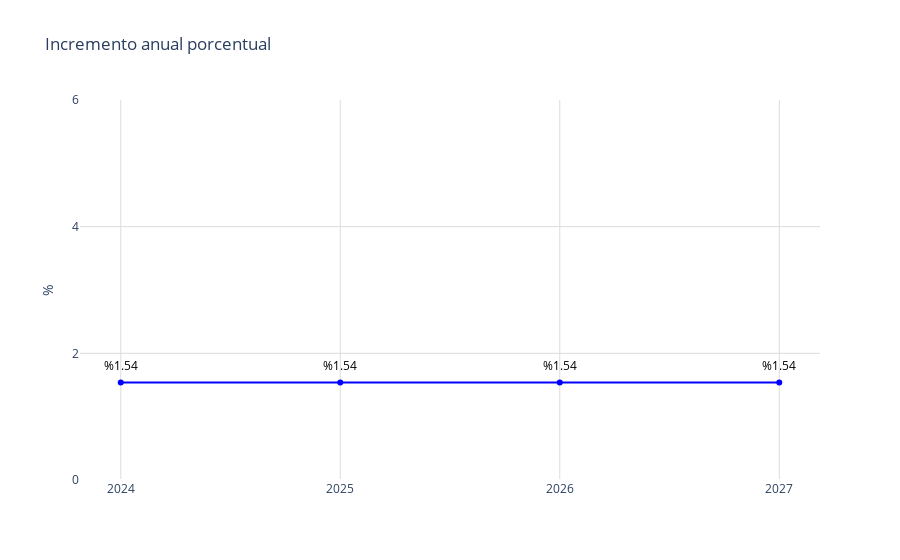

The notebook cell this image was saved under:
### Code cell
# Datos
año = direct_data['año']
promedio = direct_data['incremento_porcentual']

fig = go.Figure()
fig.add_trace(go.Scatter(
    x=año,
    y=promedio,
    mode='markers+lines',
    marker=dict(color='blue'),
))
# Agregar anotaciones para mostrar los valores encima de los puntos
for a, p in zip(año, promedio):
    fig.add_annotation(
        x=a,
        y=p,
        text=f"%{p:,.2f}",  # Formatear el valor del promedio como moneda
        showarrow=False,
        font=dict(color='black', size=12),
        xshift=0,
        yshift=17,
        textangle=0
    )
# Actualizar diseño
fig.update_layout(
    title='Incremento anual porcentual',
    yaxis=dict(
        title = '%',
        range=[0, 6],  # Establecer el rango del eje y
        tickvals=[0,2,4,6],  # Definir los valores de las marcas en el eje y
        #ticktext=['$0.00', '$500,000.00', '$1,000,000.00', '$1,500,000.00', '$2,000,000.00','$2,500,000.00'],  # Definir el texto de las marcas en el eje y
        gridcolor='#dddcda',   # Color de las líneas de la cuadrícula
        gridwidth=1  # Ancho de las líneas de la cuadrícula
    ),
    xaxis=dict(
        gridcolor='#dddcda', 
        tickmode='array',
        tickvals=año,
        ticktext=año
    ),
    plot_bgcolor='rgba(0,0,0,0)'
)
# Exportar gráfica como archivo HTML
def guardar_grafico_como_html(fig, nombre_archivo, carpeta='graficas'):
    # Crear la carpeta si no existe
    if not os.path.exists(carpeta):
        os.makedirs(carpeta)
    
    # Gráfica como archivo HTML en la carpeta especificada
    pio.write_html(fig, f'{carpeta}/{nombre_archivo}.html')

guardar_grafico_como_html(fig, 'g_scatt_plusvalia_estimada_porcentual_direct_puebla', carpeta='graficas')
fig.show()

### Figure 1 — Plotly figure (JSON) as saved in the notebook; plotly's stock layout.template omitted (floating-point values rounded to 4 significant figures)
{"data": [{"marker": {"color": "blue"}, "mode": "markers+lines", "type": "scatter", "x": [2024, 2025, 2026, 2027], "y": [1.541, 1.541, 1.541, 1.541]}], "layout": {"annotations": [{"font": {"color": "black", "size": 12}, "showarrow": false, "text": "%1.54", "textangle": 0, "x": 2024, "xshift": 0, "y": 1.541, "yshift": 17}, {"font": {"color": "black", "size": 12}, "showarrow": false, "text": "%1.54", "textangle": 0, "x": 2025, "xshift": 0, "y": 1.541, "yshift": 17}, {"font": {"color": "black", "size": 12}, "showarrow": false, "text": "%1.54", "textangle": 0, "x": 2026, "xshift": 0, "y": 1.541, "yshift": 17}, {"font": {"color": "black", "size": 12}, "showarrow": false, "text": "%1.54", "textangle": 0, "x": 2027, "xshift": 0, "y": 1.541, "yshift": 17}], "plot_bgcolor": "rgba(0,0,0,0)", "title": {"text": "Incremento anual porcentual"}, "xaxis": {"gridcolor": "#dddcda", "tickmode": "array", "ticktext": [2024, 2025, 2026, 2027], "tickvals": [2024, 2025, 2026, 2027]}, "yaxis": {"gridcolor": "#dddcda", "gridwidth": 1, "range": [0, 6], "tickvals": [0, 2, 4, 6], "title": {"text": "%"}}}}
